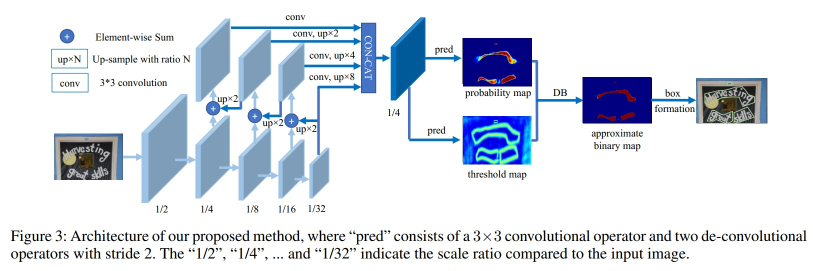
#> input picture PaddleOCR/benchmark/PaddleOCR_DBNet/imgs/paper/db.jpg, 1625 x 541 px (shown at 1/2 size); its folder holds only this picture in this run
$ python -i utility.py   (imports and definitions only)
#> lines starting #> are read from the running program, lines starting #| are printed output that depends on the picture; after the words box and inside, x2 and y2 are one past the last pixel; in counts of white or black regions, pixels touching at a corner belong together
#> further down, picture is the input picture: shape (541, 1625, 3); mean B, G, R 234, 225.1, 219.6
# Copyright (c) 2020 PaddlePaddle Authors. All Rights Reserved.
#
# Licensed under the Apache License, Version 2.0 (the "License");
# you may not use this file except in compliance with the License.
# You may obtain a copy of the License at
#
#     http://www.apache.org/licenses/LICENSE-2.0
#
# Unless required by applicable law or agreed to in writing, software
# distributed under the License is distributed on an "AS IS" BASIS,
# WITHOUT WARRANTIES OR CONDITIONS OF ANY KIND, either express or implied.
# See the License for the specific language governing permissions and
# limitations under the License.

import logging
import os
import cv2
import random
import numpy as np
import paddle
import importlib.util
import sys
import subprocess


# [34 lines left out: functions print_dict, get_check_global_params, not called in this run]


def _check_image_file(path):
    img_end = {"jpg", "bmp", "png", "jpeg", "rgb", "tif", "tiff", "gif", "pdf"}
    return any([path.lower().endswith(e) for e in img_end])


# [38 lines left out: function get_image_file_list, not called in this run]


def binarize_img(img):
    if len(img.shape) == 3 and img.shape[2] == 3:
        gray = cv2.cvtColor(img, cv2.COLOR_BGR2GRAY)  # conversion to grayscale image
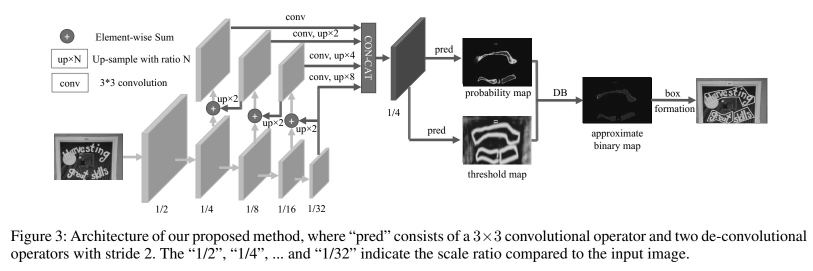
#> gray: shape (541, 1625) (shown at 1/2 size); min 0, max 255, mean 224.5
        # use cv2 threshold binarization
        _, gray = cv2.threshold(gray, 0, 255, cv2.THRESH_BINARY + cv2.THRESH_OTSU)
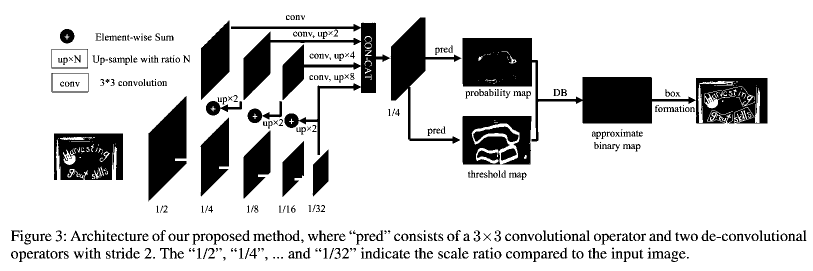
#> gray: shape (541, 1625) (shown at 1/2 size); 83.5% white; 449 black regions (58 under 20 px), largest, box (x1, y1, x2, y2) and area: (925, 76, 1535, 283) 38015, (462, 45, 780, 310) 16752, (108, 267, 246, 360) 10428
        img = cv2.cvtColor(gray, cv2.COLOR_GRAY2BGR)
    return img


# [92 lines left out: functions alpha_to_color, check_and_read, load_vqa_bio_label_maps, set_seed, check_install, not called in this run]


class AverageMeter:
    def __init__(self):
        self.reset()

    # [13 lines left out: functions reset, update, not called in this run]

>>> import cv2
>>> picture = cv2.imread('../../benchmark/PaddleOCR_DBNet/imgs/paper/db.jpg')
>>> result = binarize_img(picture)
